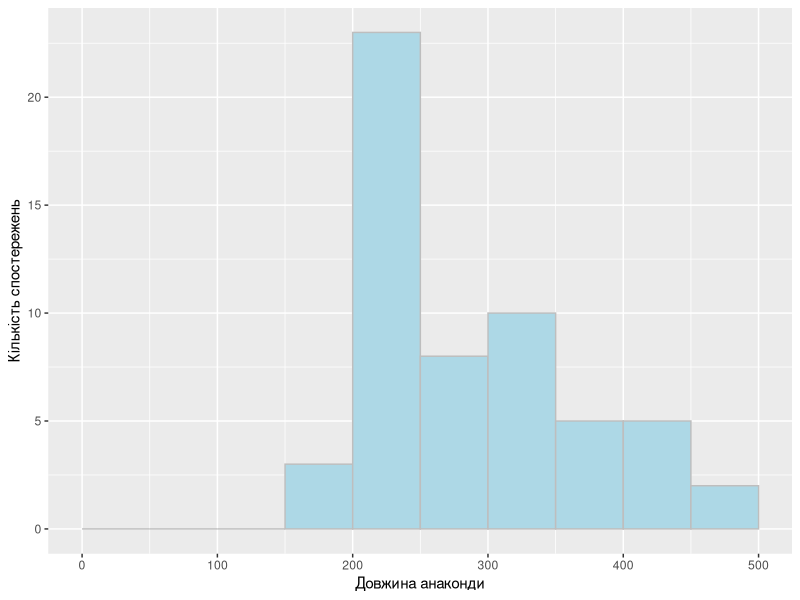

Here is the R script that generated this plot:
## ---- chunk 1
library(ggplot2)
library(dplyr)
library(knitr)

theme_xkcd <- theme(
  #panel.background = element_rect(fill="white"),
  #axis.ticks = element_line(colour=NA),
  #panel.grid = element_line(colour="blue", size=3),
  axis.text.y = element_text(colour="grey"),
  axis.text.x = element_text(colour="grey"),
  axis.title.y = element_text(colour="grey"),
  title = element_text(colour="grey"),
  text = element_text(size=16, family="Comic Sans MS")
)

flats <- read.csv("flats.csv", dec=",")
kable(head(flats))

## ---- chunk 2
summary(c(62, 81, 63, 77, 64, 81, 64, 70, 72, 76))
## ---- chunk 3
anaconda <- read.table("anaconda.dat")
summary(anaconda$V1)
quantile(anaconda$V1)
## ---- chunk 4
ggplot(anaconda, aes(x=V1)) + 
  geom_histogram(breaks=seq(0, 500, by = 50),fill="lightblue", col="grey") +
  xlab("Довжина анаконди") + ylab("Кількість спостережень")
